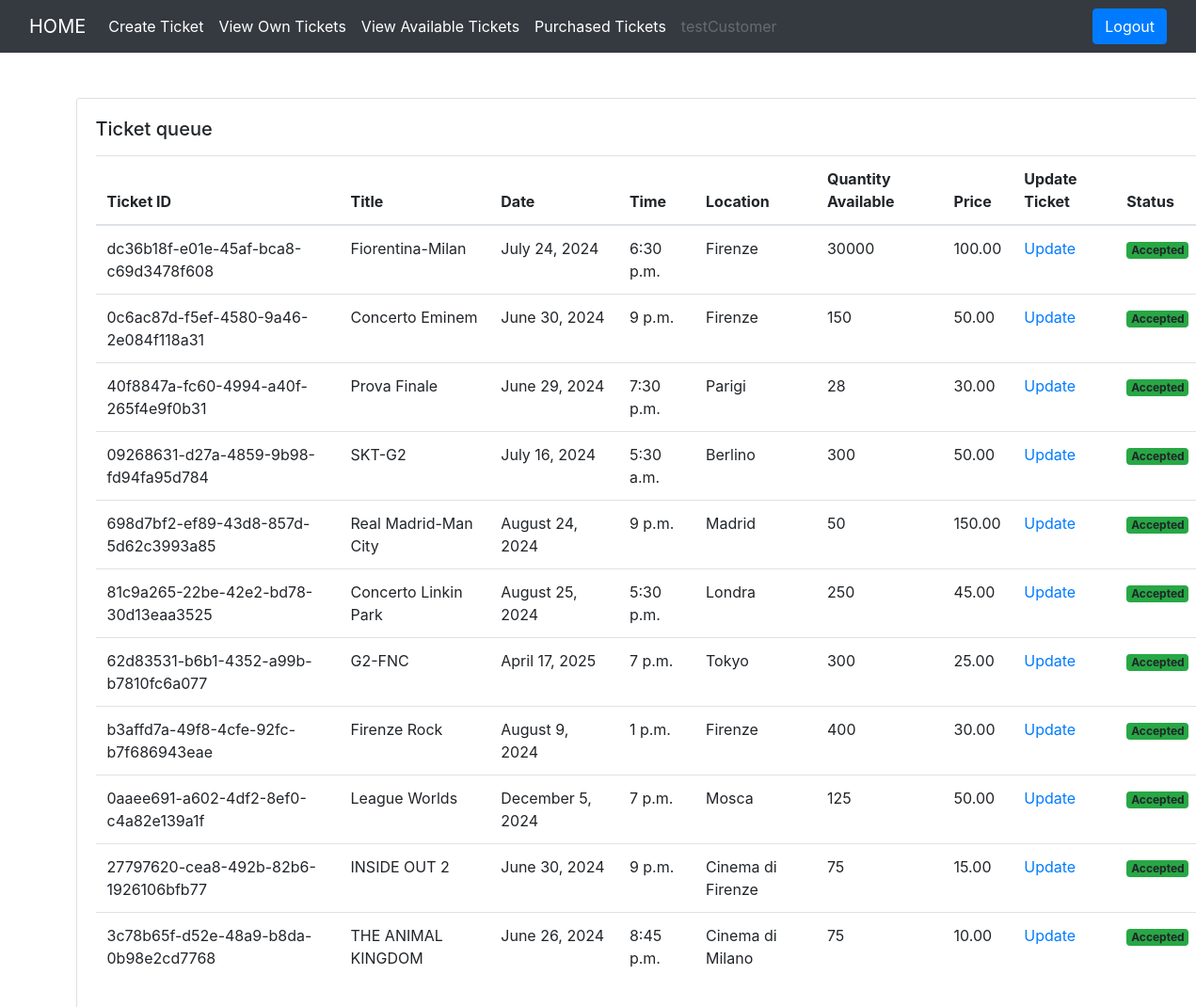
The app's page /ticket/all-tickets/ (signed in) with its own data.
### users/models.py (models this page shows, shortened)
class User(AbstractUser):
    is_customer = models.BooleanField(default=False)
    is_employee = models.BooleanField(default=False)

### ticket/models.py (models this page shows, shortened)
class Ticket(models.Model):
    ticket_number = models.UUIDField(default=uuid.uuid4)
    title = models.CharField(max_length=100)
    price = models.DecimalField(max_digits=10, decimal_places=2, default=0.00)
    date = models.DateTimeField()
    time = models.TimeField(default='00:00')
    location = models.CharField(max_length=100, default='Da Definire')
    quantity_available = models.PositiveIntegerField(default=0)
    is_purchased = models.BooleanField(default=False)
    created_by = models.ForeignKey(User, on_delete=models.CASCADE, related_name='ticket_created_by')
    assigned_to = models.ForeignKey(User, on_delete=models.CASCADE, null=True, blank=True)
    is_resolved = models.BooleanField(default=False)
    accepted_date = models.DateTimeField(null=True, blank=True)
    status_choices = (
        ('completed', 'completed'),
        ('pending', 'pending'),
        ('accepted', 'accepted')
    )
    ticket_status = models.CharField(max_length=20, choices=status_choices)

### ticket/views.py (the view)
# urls.py: path('all-tickets/', views.all_tickets, name='all-tickets'),
def all_tickets(request):
    tickets = Ticket.objects.filter(created_by=request.user)
    context = {'tickets': tickets}
    return render(request, 'ticket/all_tickets.html', context)

### templates/ticket/all_tickets.html
{% extends 'base.html' %}
{% block content %}
<div class="card mx-auto" style="width: 76rem;">
    <div class="card-body">
        <h5 class="card-title mb-3">Ticket queue</h5>
        <table class="table table-boarded">
            <thead>
                <tr>
                    <th scope="col">Ticket ID</th>
                    <th scope="col">Title</th>
                    <th scope="col">Date</th>
                    <th scope="col">Time</th>
                    <th scope="col">Location</th>
                    <th scope="col">Quantity Available</th>
                    <th scope="col">Price</th>
                    <th scope="col">Update Ticket</th>
                    <th scope="col">Status</th>
                </tr>
            </thead>
            <tbody>
            {% for ticket in tickets %}
                <tr>
                    <td>{{ticket.ticket_number}}</td>
                    <td>{{ticket.title}}</td>
                    <td>{{ticket.date|date:"F j, Y"}}</td>
                    <td>{{ticket.time}}</td>
                    <td>{{ticket.location}}</td>
                    <td>{{ticket.quantity_available}}</td>
                    <td>{{ticket.price}}</td>
                    <td><a href="{% url 'update-ticket' ticket.pk %}">Update</a></td>
                    {% if ticket.ticket_status == 'Accepted' %}
                    <td><span class="badge bg-success">Accepted</span></td>
                    {% elif ticket.ticket_status == 'Pending' %}
                    <td><span class="badge bg-warning">Pending</span></td>
                    {% elif ticket.ticket_status == 'Completed' %}
                    <td><span class="badge bg-danger">Completed</span></td>
                    {% endif %}
                </tr>
            {% endfor %}
            </tbody>
        </table>
    </div>
</div>
{% endblock content %}

### templates/base.html (shortened to what this page needs)
<!DOCTYPE html>
<html lang="en">
<head>
    <link rel="stylesheet" href="https://stackpath.bootstrapcdn.com/bootstrap/4.3.1/css/bootstrap.min.css">
</head>
<body>
{% if request.user.is_customer %}
<nav class="navbar navbar-expand-lg navbar-dark bg-dark">
    <div class="container-fluid">
        <a class="navbar-brand" href="/">HOME</a>
        <div class="collapse navbar-collapse" id="navbarSupportedContent">
            <ul class="navbar-nav mr-auto">
                <li class="nav-item">
                    <a class="nav-link active" href="{% url 'create-ticket' %}">Create Ticket</a>
                </li>
                <li class="nav-item">
                    <a class="nav-link active" href="{% url 'all-tickets' %}">View Own Tickets</a>
                </li>
                <li class="nav-item">
                    <a class="nav-link active" href="{% url 'all-available-tickets' %}">View Available Tickets</a>
                </li>
                <li class="nav-item">
                    <a class="nav-link active" href="{% url 'purchased-tickets' %}">Purchased Tickets</a>
                </li>
                <li class="nav-item">
                    <a class="nav-link disabled" href="#" tabindex="-1" aria-disabled="true">{{request.user.username}}</a>
                </li>
            </ul>
            <div class="ml-auto">
                <a href="{% url 'logout' %}" class="btn btn-primary me-2">Logout</a>
            </div>
        </div>
    </div>
</nav>
{% endif %}
<div class="container mt-5">
    {% block content %}
    {% endblock content %}
</div>
</body>
</html>

### records on screen
User: user.username "testCustomer"
Ticket: ticket_number "dc36b18f-e01e-45af-bca8-c69d3478f608", title "Fiorentina-Milan", date "July 24, 2024", time "6:30 p.m.", location "Firenze", quantity_available "30000", price "100.00", ticket_status "Accepted"
Ticket: ticket_number "0c6ac87d-f5ef-4580-9a46-2e084f118a31", title "Concerto Eminem", date "June 30, 2024", time "9 p.m.", location "Firenze", quantity_available "150", price "50.00", ticket_status "Accepted"
Ticket: ticket_number "40f8847a-fc60-4994-a40f-265f4e9f0b31", title "Prova Finale", date "June 29, 2024", time "7:30 p.m.", location "Parigi", quantity_available "28", price "30.00", ticket_status "Accepted"
Ticket: ticket_number "09268631-d27a-4859-9b98-fd94fa95d784", title "SKT-G2", date "July 16, 2024", time "5:30 a.m.", location "Berlino", quantity_available "300", price "50.00", ticket_status "Accepted"
Ticket: ticket_number "698d7bf2-ef89-43d8-857d-5d62c3993a85", title "Real Madrid-Man City", date "August 24, 2024", time "9 p.m.", location "Madrid", quantity_available "50", price "150.00", ticket_status "Accepted"
Ticket: ticket_number "81c9a265-22be-42e2-bd78-30d13eaa3525", title "Concerto Linkin Park", date "August 25, 2024", time "5:30 p.m.", location "Londra", quantity_available "250", price "45.00", ticket_status "Accepted"
Ticket: ticket_number "62d83531-b6b1-4352-a99b-b7810fc6a077", title "G2-FNC", date "April 17, 2025", time "7 p.m.", location "Tokyo", quantity_available "300", price "25.00", ticket_status "Accepted"
Ticket: ticket_number "b3affd7a-49f8-4cfe-92fc-b7f686943eae", title "Firenze Rock", date "August 9, 2024", time "1 p.m.", location "Firenze", quantity_available "400", price "30.00", ticket_status "Accepted"
Ticket: ticket_number "0aaee691-a602-4df2-8ef0-c4a82e139a1f", title "League Worlds", date "December 5, 2024", time "7 p.m.", location "Mosca", quantity_available "125", price "50.00", ticket_status "Accepted"
Ticket: ticket_number "27797620-cea8-492b-82b6-1926106bfb77", title "INSIDE OUT 2", date "June 30, 2024", time "9 p.m.", location "Cinema di Firenze", quantity_available "75", price "15.00", ticket_status "Accepted"
Ticket: ticket_number "3c78b65f-d52e-48a9-b8da-0b98e2cd7768", title "THE ANIMAL KINGDOM", date "June 26, 2024", time "8:45 p.m.", location "Cinema di Milano", quantity_available "75", price "10.00", ticket_status "Accepted"
